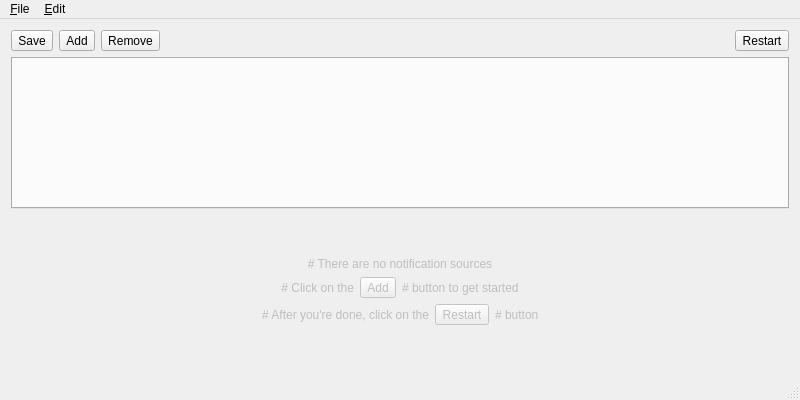
<?xml version="1.0" encoding="UTF-8"?>
<ui version="4.0">
 <class>MainWindow</class>
 <widget class="QMainWindow" name="MainWindow">
  <property name="geometry">
   <rect>
    <x>0</x>
    <y>0</y>
    <width>800</width>
    <height>400</height>
   </rect>
  </property>
  <property name="windowTitle">
   <string>Ntfy Desktop</string>
  </property>
  <property name="windowIcon">
   <iconset theme="moe.emmaexe.ntfyDesktop" resource="../../resources/resources.qrc">
    <normaloff>:/icons/ntfyDesktop.svg</normaloff>:/icons/ntfyDesktop.svg</iconset>
  </property>
  <widget class="QWidget" name="centralWidget">
   <layout class="QVBoxLayout" name="verticalLayout">
    <item>
     <layout class="QHBoxLayout" name="buttons">
      <item>
       <widget class="QToolButton" name="saveButton">
        <property name="cursor">
         <cursorShape>PointingHandCursor</cursorShape>
        </property>
        <property name="whatsThis">
         <string>This is a button that saves the configuration to the disk.</string>
        </property>
        <property name="text">
         <string>Save</string>
        </property>
        <property name="icon">
         <iconset theme="document-save"/>
        </property>
        <property name="toolButtonStyle">
         <enum>Qt::ToolButtonStyle::ToolButtonTextBesideIcon</enum>
        </property>
       </widget>
      </item>
      <item>
       <widget class="QToolButton" name="addButton">
        <property name="cursor">
         <cursorShape>PointingHandCursor</cursorShape>
        </property>
        <property name="whatsThis">
         <string>This is a button that adds a new notification source to the config.</string>
        </property>
        <property name="text">
         <string>Add</string>
        </property>
        <property name="icon">
         <iconset theme="list-add"/>
        </property>
        <property name="toolButtonStyle">
         <enum>Qt::ToolButtonStyle::ToolButtonTextBesideIcon</enum>
        </property>
       </widget>
      </item>
      <item>
       <widget class="QToolButton" name="removeButton">
        <property name="cursor">
         <cursorShape>PointingHandCursor</cursorShape>
        </property>
        <property name="whatsThis">
         <string>This is a button that removes the currently selected notification source from the config.</string>
        </property>
        <property name="text">
         <string>Remove</string>
        </property>
        <property name="icon">
         <iconset theme="list-remove"/>
        </property>
        <property name="toolButtonStyle">
         <enum>Qt::ToolButtonStyle::ToolButtonTextBesideIcon</enum>
        </property>
       </widget>
      </item>
      <item>
       <spacer name="horizontalSpacer">
        <property name="orientation">
         <enum>Qt::Orientation::Horizontal</enum>
        </property>
        <property name="sizeHint" stdset="0">
         <size>
          <width>40</width>
          <height>20</height>
         </size>
        </property>
       </spacer>
      </item>
      <item>
       <widget class="QToolButton" name="restartButton">
        <property name="cursor">
         <cursorShape>PointingHandCursor</cursorShape>
        </property>
        <property name="whatsThis">
         <string>Saving the config does not automatically restart the background processes that handle delivering notifications. This is a button that triggers the restart action from the menu bar which then in turn reloads the config and restarts those background processes. It can also be used to discard any unsaved changes since it reloads the config from the disk.</string>
        </property>
        <property name="text">
         <string>Restart</string>
        </property>
        <property name="icon">
         <iconset theme="view-refresh"/>
        </property>
        <property name="toolButtonStyle">
         <enum>Qt::ToolButtonStyle::ToolButtonTextBesideIcon</enum>
        </property>
       </widget>
      </item>
     </layout>
    </item>
    <item>
     <widget class="QTabWidget" name="tabs">
      <property name="currentIndex">
       <number>-1</number>
      </property>
      <property name="movable">
       <bool>true</bool>
      </property>
     </widget>
    </item>
    <item>
     <layout class="QVBoxLayout" name="noSourcesContainer">
      <item>
       <widget class="QWidget" name="SpacerWidgetTop" native="true">
        <property name="sizePolicy">
         <sizepolicy hsizetype="Preferred" vsizetype="Expanding">
          <horstretch>0</horstretch>
          <verstretch>0</verstretch>
         </sizepolicy>
        </property>
       </widget>
      </item>
      <item>
       <widget class="QLabel" name="noSourcesLabel">
        <property name="enabled">
         <bool>false</bool>
        </property>
        <property name="whatsThis">
         <string>This is the text that shows when there are no notification sources in the config file.</string>
        </property>
        <property name="text">
         <string># There are no notification sources</string>
        </property>
        <property name="textFormat">
         <enum>Qt::TextFormat::MarkdownText</enum>
        </property>
        <property name="alignment">
         <set>Qt::AlignmentFlag::AlignCenter</set>
        </property>
       </widget>
      </item>
      <item>
       <layout class="QHBoxLayout" name="dummyAddContainer">
        <property name="sizeConstraint">
         <enum>QLayout::SizeConstraint::SetFixedSize</enum>
        </property>
        <item>
         <widget class="QWidget" name="dummyAddSpacerLeft" native="true">
          <property name="sizePolicy">
           <sizepolicy hsizetype="Expanding" vsizetype="Preferred">
            <horstretch>0</horstretch>
            <verstretch>0</verstretch>
           </sizepolicy>
          </property>
         </widget>
        </item>
        <item>
         <widget class="QLabel" name="dummyAddLabelLeft">
          <property name="enabled">
           <bool>false</bool>
          </property>
          <property name="sizePolicy">
           <sizepolicy hsizetype="Fixed" vsizetype="Preferred">
            <horstretch>0</horstretch>
            <verstretch>0</verstretch>
           </sizepolicy>
          </property>
          <property name="whatsThis">
           <string>This is the text that shows when there are no notification sources in the config file.</string>
          </property>
          <property name="text">
           <string># Click on the</string>
          </property>
          <property name="textFormat">
           <enum>Qt::TextFormat::MarkdownText</enum>
          </property>
          <property name="alignment">
           <set>Qt::AlignmentFlag::AlignRight|Qt::AlignmentFlag::AlignTrailing|Qt::AlignmentFlag::AlignVCenter</set>
          </property>
         </widget>
        </item>
        <item>
         <widget class="QToolButton" name="dummyAddButton">
          <property name="enabled">
           <bool>false</bool>
          </property>
          <property name="whatsThis">
           <string>This is the text that shows when there are no notification sources in the config file.</string>
          </property>
          <property name="text">
           <string>Add</string>
          </property>
          <property name="icon">
           <iconset theme="list-add"/>
          </property>
          <property name="toolButtonStyle">
           <enum>Qt::ToolButtonStyle::ToolButtonTextBesideIcon</enum>
          </property>
         </widget>
        </item>
        <item>
         <widget class="QLabel" name="dummyAddLabelRight">
          <property name="enabled">
           <bool>false</bool>
          </property>
          <property name="sizePolicy">
           <sizepolicy hsizetype="Fixed" vsizetype="Preferred">
            <horstretch>0</horstretch>
            <verstretch>0</verstretch>
           </sizepolicy>
          </property>
          <property name="whatsThis">
           <string>This is the text that shows when there are no notification sources in the config file.</string>
          </property>
          <property name="text">
           <string># button to get started</string>
          </property>
          <property name="textFormat">
           <enum>Qt::TextFormat::MarkdownText</enum>
          </property>
         </widget>
        </item>
        <item>
         <widget class="QWidget" name="dummyAddSpacerRight" native="true">
          <property name="sizePolicy">
           <sizepolicy hsizetype="Expanding" vsizetype="Preferred">
            <horstretch>0</horstretch>
            <verstretch>0</verstretch>
           </sizepolicy>
          </property>
         </widget>
        </item>
       </layout>
      </item>
      <item>
       <layout class="QHBoxLayout" name="dummyRestartContainer">
        <property name="sizeConstraint">
         <enum>QLayout::SizeConstraint::SetFixedSize</enum>
        </property>
        <property name="leftMargin">
         <number>0</number>
        </property>
        <item>
         <widget class="QWidget" name="dummyRestartSpacerLeft" native="true">
          <property name="sizePolicy">
           <sizepolicy hsizetype="Expanding" vsizetype="Preferred">
            <horstretch>0</horstretch>
            <verstretch>0</verstretch>
           </sizepolicy>
          </property>
         </widget>
        </item>
        <item>
         <widget class="QLabel" name="dummyRestartLabelLeft">
          <property name="enabled">
           <bool>false</bool>
          </property>
          <property name="sizePolicy">
           <sizepolicy hsizetype="Fixed" vsizetype="Preferred">
            <horstretch>0</horstretch>
            <verstretch>0</verstretch>
           </sizepolicy>
          </property>
          <property name="whatsThis">
           <string>This is the text that shows when there are no notification sources in the config file.</string>
          </property>
          <property name="text">
           <string># After you're done, click on the</string>
          </property>
          <property name="textFormat">
           <enum>Qt::TextFormat::MarkdownText</enum>
          </property>
          <property name="alignment">
           <set>Qt::AlignmentFlag::AlignRight|Qt::AlignmentFlag::AlignTrailing|Qt::AlignmentFlag::AlignVCenter</set>
          </property>
         </widget>
        </item>
        <item>
         <widget class="QToolButton" name="dummyRestartButton">
          <property name="enabled">
           <bool>false</bool>
          </property>
          <property name="whatsThis">
           <string>This is the text that shows when there are no notification sources in the config file.</string>
          </property>
          <property name="text">
           <string>Restart</string>
          </property>
          <property name="icon">
           <iconset theme="view-refresh"/>
          </property>
          <property name="toolButtonStyle">
           <enum>Qt::ToolButtonStyle::ToolButtonTextBesideIcon</enum>
          </property>
         </widget>
        </item>
        <item>
         <widget class="QLabel" name="dummyRestartLabelRight">
          <property name="enabled">
           <bool>false</bool>
          </property>
          <property name="sizePolicy">
           <sizepolicy hsizetype="Fixed" vsizetype="Preferred">
            <horstretch>0</horstretch>
            <verstretch>0</verstretch>
           </sizepolicy>
          </property>
          <property name="whatsThis">
           <string>This is the text that shows when there are no notification sources in the config file.</string>
          </property>
          <property name="text">
           <string># button</string>
          </property>
          <property name="textFormat">
           <enum>Qt::TextFormat::MarkdownText</enum>
          </property>
         </widget>
        </item>
        <item>
         <widget class="QWidget" name="dummyRestartSpacerRight" native="true">
          <property name="sizePolicy">
           <sizepolicy hsizetype="Expanding" vsizetype="Preferred">
            <horstretch>0</horstretch>
            <verstretch>0</verstretch>
           </sizepolicy>
          </property>
         </widget>
        </item>
       </layout>
      </item>
      <item>
       <widget class="QWidget" name="spacerWidgetBottom" native="true">
        <property name="sizePolicy">
         <sizepolicy hsizetype="Preferred" vsizetype="Expanding">
          <horstretch>0</horstretch>
          <verstretch>0</verstretch>
         </sizepolicy>
        </property>
       </widget>
      </item>
     </layout>
    </item>
   </layout>
  </widget>
  <widget class="QStatusBar" name="statusBar"/>
  <widget class="QMenuBar" name="menuBar">
   <property name="geometry">
    <rect>
     <x>0</x>
     <y>0</y>
     <width>800</width>
     <height>30</height>
    </rect>
   </property>
   <widget class="QMenu" name="menuFile">
    <property name="title">
     <string>&amp;File</string>
    </property>
    <addaction name="saveAction"/>
    <addaction name="separator"/>
    <addaction name="importAction"/>
    <addaction name="separator"/>
    <addaction name="restartAction"/>
    <addaction name="exitAction"/>
   </widget>
   <widget class="QMenu" name="menuEdit">
    <property name="title">
     <string>&amp;Edit</string>
    </property>
    <addaction name="addAction"/>
    <addaction name="removeAction"/>
   </widget>
   <addaction name="menuFile"/>
   <addaction name="menuEdit"/>
  </widget>
  <action name="saveAction">
   <property name="icon">
    <iconset theme="document-save"/>
   </property>
   <property name="text">
    <string>&amp;Save</string>
   </property>
   <property name="toolTip">
    <string>Save Configuration</string>
   </property>
   <property name="whatsThis">
    <string>This is the menu for managing the configuration file.</string>
   </property>
   <property name="shortcut">
    <string>Ctrl+S</string>
   </property>
  </action>
  <action name="addAction">
   <property name="icon">
    <iconset theme="list-add"/>
   </property>
   <property name="text">
    <string>&amp;Add</string>
   </property>
   <property name="whatsThis">
    <string>This is the edit menu, for managing and editing the notification sources in the config.</string>
   </property>
   <property name="shortcut">
    <string>Ctrl+N</string>
   </property>
  </action>
  <action name="removeAction">
   <property name="icon">
    <iconset theme="list-remove"/>
   </property>
   <property name="text">
    <string>&amp;Remove</string>
   </property>
   <property name="shortcut">
    <string>Ctrl+W</string>
   </property>
  </action>
  <action name="exitAction">
   <property name="icon">
    <iconset theme="application-exit"/>
   </property>
   <property name="text">
    <string>&amp;Exit</string>
   </property>
  </action>
  <action name="restartAction">
   <property name="icon">
    <iconset theme="view-refresh"/>
   </property>
   <property name="text">
    <string>&amp;Restart</string>
   </property>
  </action>
  <action name="actionImport">
   <property name="text">
    <string>&amp;Import</string>
   </property>
  </action>
  <action name="importAction">
   <property name="icon">
    <iconset theme="document-import"/>
   </property>
   <property name="text">
    <string>&amp;Import</string>
   </property>
  </action>
 </widget>
 <layoutdefault spacing="6" margin="11"/>
 <tabstops>
  <tabstop>saveButton</tabstop>
  <tabstop>addButton</tabstop>
  <tabstop>removeButton</tabstop>
  <tabstop>restartButton</tabstop>
  <tabstop>tabs</tabstop>
  <tabstop>dummyAddButton</tabstop>
 </tabstops>
 <resources>
  <include location="../../resources/resources.qrc"/>
 </resources>
 <connections>
  <connection>
   <sender>saveButton</sender>
   <signal>clicked()</signal>
   <receiver>saveAction</receiver>
   <slot>trigger()</slot>
   <hints>
    <hint type="sourcelabel">
     <x>22</x>
     <y>52</y>
    </hint>
    <hint type="destinationlabel">
     <x>-1</x>
     <y>-1</y>
    </hint>
   </hints>
  </connection>
  <connection>
   <sender>removeButton</sender>
   <signal>clicked()</signal>
   <receiver>removeAction</receiver>
   <slot>trigger()</slot>
   <hints>
    <hint type="sourcelabel">
     <x>240</x>
     <y>69</y>
    </hint>
    <hint type="destinationlabel">
     <x>-1</x>
     <y>-1</y>
    </hint>
   </hints>
  </connection>
  <connection>
   <sender>addButton</sender>
   <signal>clicked()</signal>
   <receiver>addAction</receiver>
   <slot>trigger()</slot>
   <hints>
    <hint type="sourcelabel">
     <x>142</x>
     <y>69</y>
    </hint>
    <hint type="destinationlabel">
     <x>-1</x>
     <y>-1</y>
    </hint>
   </hints>
  </connection>
  <connection>
   <sender>restartButton</sender>
   <signal>clicked()</signal>
   <receiver>restartAction</receiver>
   <slot>trigger()</slot>
   <hints>
    <hint type="sourcelabel">
     <x>750</x>
     <y>53</y>
    </hint>
    <hint type="destinationlabel">
     <x>-1</x>
     <y>-1</y>
    </hint>
   </hints>
  </connection>
 </connections>
</ui>
